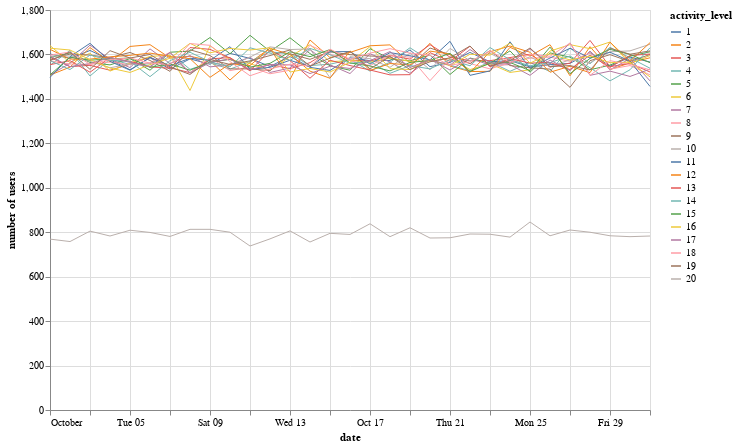

Notebook code for this chart:
### Code cell
# Let's plot the activity level on a line chart
alt.Chart(activity).mark_line(size=1).encode(
    alt.X('dt:T', axis=alt.Axis(title = 'date')),
    alt.Y('userid:Q', axis=alt.Axis(title = 'number of users')),
    tooltip=['activity_level'], 
    color='activity_level:N'
).properties(
    width=600,
    height=400
)

### Figure 1 — Vega-Lite specification as saved in the notebook (floating-point values rounded to 4 significant figures; data arrays with more than 128 entries replaced by an {"elided": "..."} marker saying what was removed)
{"config": {"view": {"continuousWidth": 300, "continuousHeight": 300}}, "data": {"name": "data-23bb5d861b06c59f8360185c22900bf5"}, "mark": {"type": "line", "size": 1}, "encoding": {"color": {"field": "activity_level", "type": "nominal"}, "tooltip": [{"field": "activity_level", "type": "quantitative"}], "x": {"axis": {"title": "date"}, "field": "dt", "type": "temporal"}, "y": {"axis": {"title": "number of users"}, "field": "userid", "type": "quantitative"}}, "height": 400, "width": 600, "$schema": "https://vega.github.io/schema/vega-lite/v5.16.3.json", "datasets": {"data-23bb5d861b06c59f8360185c22900bf5": {"elided": "620 records"}}}
